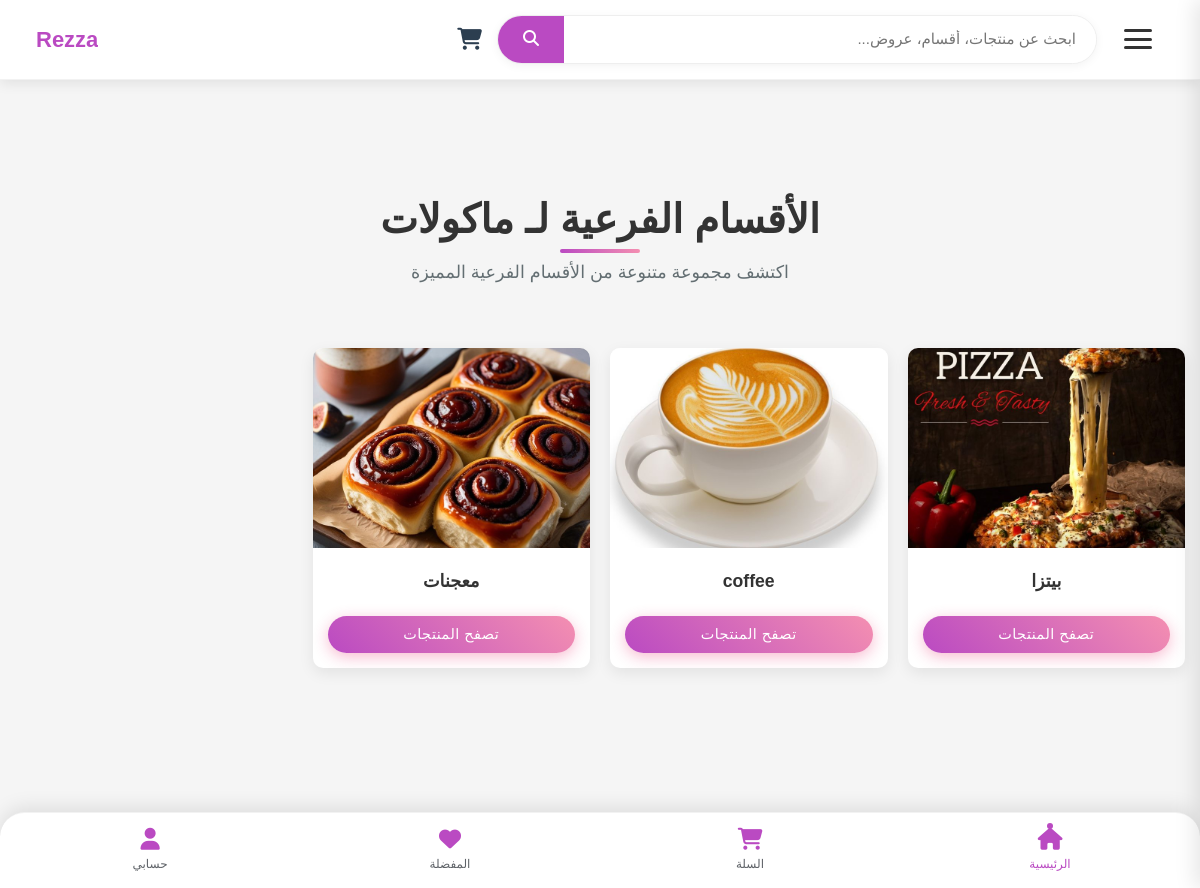
The app's page /subcategories/33 with its own data.
### tables this page shows
CREATE TABLE category (
    id INTEGER PRIMARY KEY AUTOINCREMENT,
    name TEXT  NULL,
    parent_id INTEGER,
    image TEXT, is_active INTEGER DEFAULT 0,
    FOREIGN KEY (parent_id) REFERENCES categories (id) ON DELETE SET NULL
);

### product_routes.py (the view)
@product_bp.route('/subcategories/<int:category_id>')
def show_subcategories(category_id):
    conn = get_db_connection()
    cursor = conn.cursor()
    main_category = cursor.execute("SELECT id, name FROM category WHERE id = ?", (category_id,)).fetchone()
    subcategories = cursor.execute("SELECT id, name, image FROM category WHERE parent_id = ?", (category_id,)).fetchall()
    categories = cursor.execute("SELECT * FROM category WHERE parent_id IS NULL").fetchall()
    processed_subcategories = []
    for id, name, image in subcategories:
        if image:  # إذا كانت الصورة موجودة
            image_path = url_for('static', filename=f"uploads/category_img/{image.split('/')[-1]}")
        else:  # إذا كانت الصورة غير موجودة (NULL)
            image_path = url_for('static', filename='images/default_category.png')  # صورة افتراضية
        processed_subcategories.append((id, name, image_path))
    conn.close()
    return render_template('subcategories.html',
                         main_category=main_category,
                         subcategories=processed_subcategories,
                         categories=categories)

### app.py (called while the page is built, shortened)
def get_db_connection():
    conn = sqlite3.connect('database/Eshop.db')
    conn.row_factory = sqlite3.Row
    return conn

@app.context_processor
def inject_categories():
    conn = get_db_connection()
    cursor = conn.cursor()
    try:
        cursor.execute("""
            SELECT id, name, parent_id, image
            FROM category
            WHERE parent_id IS NULL
            ORDER BY name
        """)
        main_categories = cursor.fetchall()
        cursor.execute("SELECT id, name, parent_id, image FROM category ORDER BY name")
        all_categories = cursor.fetchall()
        return {
            'main_categories': main_categories,
            'all_categories': all_categories
        }
    finally:
        conn.close()

@app.context_processor
def inject_sellers():
    conn = get_db_connection()
    sellers = conn.execute('SELECT id, store_name FROM sellers').fetchall()
    conn.close()
    return dict(sellers=sellers)

@app.context_processor
def inject_user_data_and_cart_count():
    user_id = request.cookies.get('user_auth') # كوكي يدل على أن المستخدم مسجل دخول
    current_user_name = None
    total_items_in_cart = 0
    return dict(
        user_name=current_user_name, # اسم المستخدم (أو None)
        logged_in=bool(user_id), # True إذا كان user_id موجوداً (أي مسجل دخول)
        total_items_count=total_items_in_cart # العدد الكلي للمنتجات في السلة
    )

### product_routes.py (called while the page is built)
def get_db_connection():
    conn = sqlite3.connect('database/Eshop.db')
    conn.row_factory = sqlite3.Row
    return conn

### templates/subcategories.html
{% include 'header.html' %}
<link rel="stylesheet" href="{{ url_for('static', filename='css/style.css') }}">
<div class="sc-container">
    <div class="sc-page-header">
        <h1 class="sc-page-title">الأقسام الفرعية لـ {{ main_category[1] }}</h1>
        <p class="sc-page-subtitle">اكتشف مجموعة متنوعة من الأقسام الفرعية المميزة</p>
    </div>
    {% if subcategories %}
        <div class="sc-grid">
            {% for subcategory in subcategories %}
                <div class="sc-category-card">
                    <div class="sc-image-container">
                        <img src="{{ url_for('static', filename='uploads/category_img/' + subcategory[2].split('/')[-1]) }}"
                             alt="{{ subcategory[1] }}" class="sc-category-image">
                    </div>
                    <div class="sc-category-content">
                        <h3 class="sc-category-name">{{ subcategory[1] }}</h3>
                        <a href="{{ url_for('product.show_products_by_category', category_id=subcategory[0]) }}" class="sc-category-link">
                            تصفح المنتجات
                        </a>
                    </div>
                </div>
            {% endfor %}
        </div>
    {% else %}
        <div class="sc-no-categories">
            <p>لا توجد أقسام فرعية متاحة حالياً</p>
            <a href="{{ url_for('product.index') }}" class="sc-home-link">العودة للصفحة الرئيسية</a>
        </div>
    {% endif %}
</div>
{% include 'footer.html' %}

### static/style/css/index.css (style rules this page uses)
:root { --primary-color: #ba4ac2; --secondary-color: #f48fb1; --accent-color: #ff6b6b; --dark-color: #333; --light-color: #f8f9fa; --text-color: #333; --shadow: 0 4px 12px rgba(0,0,0,0.1); --transition: all 0.3s ease; --footer-bg: #ffffff; --footer-text: #5f6368; --active-color: var(--primary-color); --footer-shadow: 0 -4px 20px rgba(0,0,0,0.1); }
* { margin: 0; padding: 0; box-sizing: border-box; font-family: 'Tajawal', sans-serif; }
body { background-color: #f5f5f5; color: var(--text-color); padding-bottom: 90px; }
a { text-decoration: none; color: inherit; transition: var(--transition); }

### static/style/css/header.css (style rules this page uses)
:root { --primary: #ba4ac2; --primary-light: #c794ca; --secondary: #ff7f50; --dark: #2c3e50; --light: #f8f9fa; --text: #333; --text-light: #777; --shadow: 0 4px 12px rgba(0,0,0,0.08); --transition: all 0.3s cubic-bezier(0.25, 0.8, 0.25, 1); }
* { margin: 0; padding: 0; box-sizing: border-box; font-family: 'Tajawal', sans-serif; }
body { background-color: #f5f5f5; color: var(--text); padding-top: 80px; }

### static/style/css/shop_user.css (style rules this page uses)
:root { --primary-color: #ba4ac2; --secondary-color: #f48fb1; --accent-color: #ff6b6b; --dark-color: #333; --light-color: #f8f9fa; --border-radius: 12px; --box-shadow: 0 10px 30px rgba(0, 0, 0, 0.1); --transition: all 0.3s ease; --footer-bg: #ffffff; --footer-text: #5f6368; --active-color: var(--primary-color); --footer-shadow: 0 -4px 20px rgba(0,0,0,0.1); }
* { margin: 0; padding: 0; box-sizing: border-box; font-family: 'Tajawal', sans-serif; }
body { background-color: #f5f5f5; color: var(--text-color); }
.sc-container { padding: 30px 15px; max-width: 1200px; margin: 0 auto; font-family: 'Segoe UI', Tahoma, Geneva, Verdana, sans-serif; }
.sc-page-header { text-align: center; margin-bottom: 3rem; position: relative; }
.sc-page-title { font-size: 2.5rem; font-weight: 700; color: var(--dark-color); margin-bottom: 1rem; position: relative; display: inline-block; }
.sc-page-title:after { content: ''; position: absolute; width: 80px; height: 4px; background: linear-gradient(90deg, var(--primary-color), var(--secondary-color)); bottom: -10px; left: 50%; transform: translateX(-50%); border-radius: 2px; }
.sc-page-subtitle { color: #636e72; font-size: 1.1rem; max-width: 700px; margin: 0 auto; }
.sc-grid { display: grid; grid-template-columns: repeat(auto-fill, minmax(250px, 1fr)); gap: 20px; padding: 15px 0; }
.sc-category-card { background: white; border-radius: 10px; overflow: hidden; box-shadow: 0 5px 15px rgba(0, 0, 0, 0.08); transition: all 0.3s ease; display: flex; flex-direction: column; height: 100%; }
.sc-image-container { width: 100%; height: 200px; position: relative; overflow: hidden; border-radius: 0; }
.sc-category-image { width: 100%; height: 100%; object-fit: cover; transition: transform 0.4s ease; border-radius: 0; }
.sc-category-content { padding: 15px; text-align: center; flex-grow: 1; display: flex; flex-direction: column; justify-content: space-between; }
.sc-category-name { font-size: 1.1rem; color: var(--dark-color); margin: 8px 0; font-weight: 600; }
.sc-category-link { display: inline-block; margin-top: 15px; padding: 8px 20px; background: linear-gradient(45deg, var(--primary-color), var(--secondary-color)); color: white; border-radius: 25px; text-decoration: none; font-weight: 500; transition: var(--transition); box-shadow: 0 4px 15px rgba(233, 30, 99, 0.3); border: none; cursor: pointer; font-size: 0.9rem; letter-spacing: 0.5px; }

### records on screen
category: name "ماكولات"
category: image (picture), name "بيتزا"
category: image (picture), name "coffee"
category: image (picture), name "معجنات"
